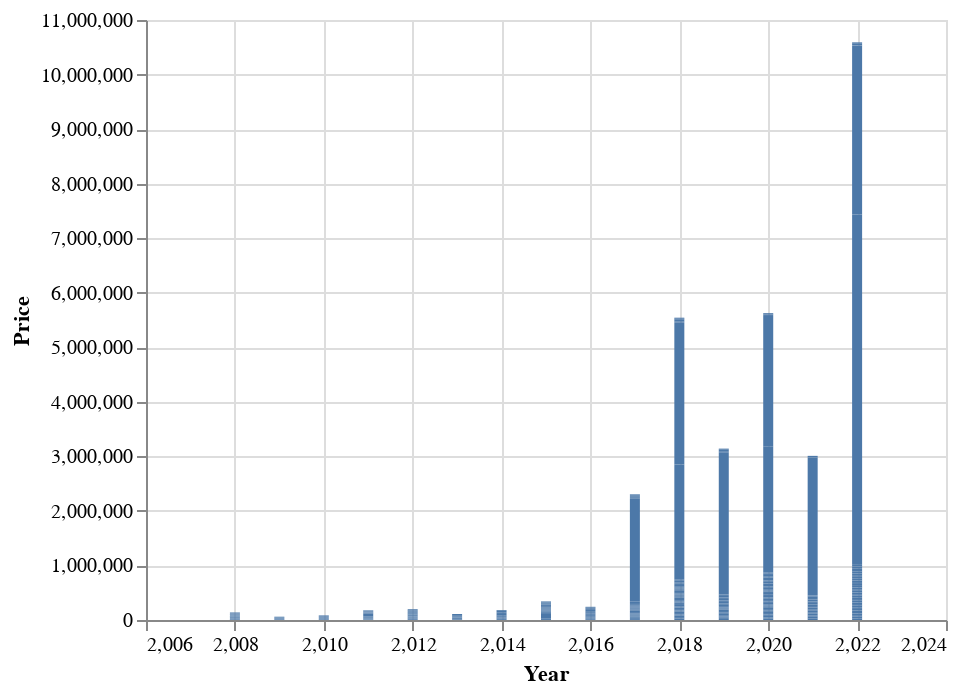

The notebook cell this image was saved under:
### Code cell
# the code below is from on class example
yearprice = alt.Chart(df_cars).mark_bar().encode(
    alt.X("Year"),
    alt.Y("Price", scale=alt.Scale(zero=False))
)

yearprice

### Figure 1 — Vega-Lite specification as saved in the notebook (floating-point values rounded to 4 significant figures; data arrays with more than 128 entries replaced by an {"elided": "..."} marker saying what was removed)
{"config": {"view": {"continuousWidth": 400, "continuousHeight": 300}}, "data": {"name": "data-75205272af65c21c7e8198fcf99df4f1"}, "mark": "bar", "encoding": {"x": {"field": "Year", "type": "quantitative"}, "y": {"field": "Price", "scale": {"zero": false}, "type": "quantitative"}}, "$schema": "https://vega.github.io/schema/vega-lite/v4.17.0.json", "datasets": {"data-75205272af65c21c7e8198fcf99df4f1": {"elided": "301 records"}}}
